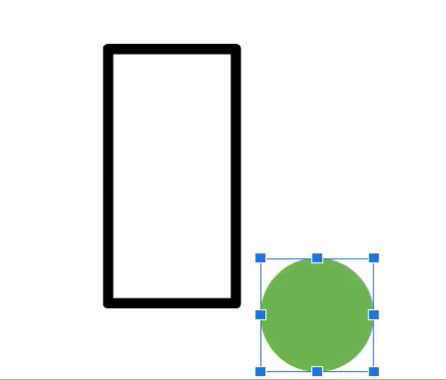
#> input picture frame 1452 of video.mp4, 446 x 380 px
$ python Test_tracker.py
#> lines starting #> are read from the running program, lines starting #| are printed output that depends on the picture; after the words box and inside, x2 and y2 are one past the last pixel; in counts of white or black regions, pixels touching at a corner belong together
import cv2

# Initialize some variables
roi = None
roi_x1, roi_y1, roi_x2, roi_y2 = -1, -1, -1, -1
in_roi = False
start_time = None
total_time_in_roi = 0

# Mouse callback function to handle mouse events
def mouse_callback(event, x, y, flags, param):
    global roi, roi_x1, roi_y1, roi_x2, roi_y2

    # If the left mouse button is pressed, start drawing the ROI
    if event == cv2.EVENT_LBUTTONDOWN:
        roi_x1, roi_y1 = x, y

    # If the left mouse button is released, finish drawing the ROI and set it
    elif event == cv2.EVENT_LBUTTONUP:
        roi_x2, roi_y2 = x, y
        roi = (roi_x1, roi_y1, roi_x2, roi_y2)

# Load the video file
cap = cv2.VideoCapture('video.mp4')

# Set up the mouse callback function
cv2.namedWindow('frame')
cv2.setMouseCallback('frame', mouse_callback)

while cap.isOpened():
    # Read a frame from the video
    ret, frame = cap.read()
#> frame is the input picture: shape (380, 446, 3); mean B, G, R 232.5, 237.6, 233.1
    if not ret:
        break

    # If the ROI has been defined, draw it on the frame
    if roi is not None:
        cv2.rectangle(frame, (roi_x1, roi_y1), (roi_x2, roi_y2), (0, 255, 0), 2)

    # Convert the frame to grayscale
    gray = cv2.cvtColor(frame, cv2.COLOR_BGR2GRAY)
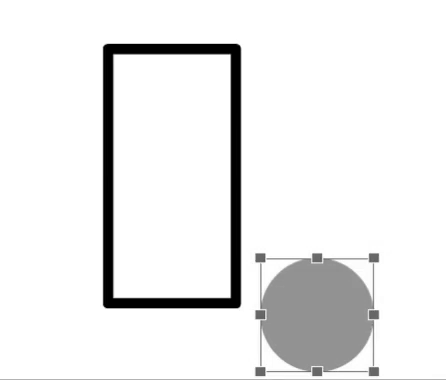
#> gray: shape (380, 446); min 0, max 255, mean 235.7

    # Threshold the grayscale image to create a mask of the white background
    _, mask = cv2.threshold(gray, 240, 255, cv2.THRESH_BINARY)
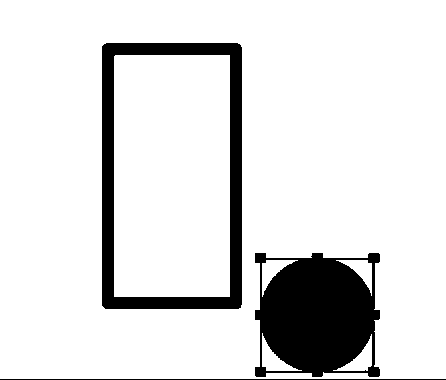
#> mask: shape (380, 446); 87.4% white; 3 black regions, box (x1, y1, x2, y2) and area: (255, 253, 380, 377) 11791, (102, 43, 242, 309) 9142, (0, 379, 446, 380) 446

    # Find contours in the mask
    contours, _ = cv2.findContours(mask, cv2.RETR_EXTERNAL, cv2.CHAIN_APPROX_SIMPLE)
#> contours = [[[0, 0], [0, 378], [445, 378], [445, 0]]]

    # Loop over the contours
    for contour in contours:
        # Get the bounding box of the contour
        x, y, w, h = cv2.boundingRect(contour)

        # If the bounding box overlaps with the ROI, set in_roi to True and start the timer
        if roi is not None and x < roi_x2 and x + w > roi_x1 and y < roi_y2 and y + h > roi_y1:
            if not in_roi:
                start_time = cap.get(cv2.CAP_PROP_POS_MSEC) / 1000.0
                in_roi = True

        # If the bounding box does not overlap with the ROI, add the time spent in the ROI to the total
        # and reset the timer
        elif in_roi:
            end_time = cap.get(cv2.CAP_PROP_POS_MSEC) / 1000.0
            total_time_in_roi += end_time - start_time
            in_roi = False

        # Draw the bounding box on the frame
        cv2.rectangle(frame, (x, y), (x + w, y + h), (0, 0, 255), 2)
#> this loop made 1 pass
#> (contour, x, y, w, h) on pass 1: ([[0, 0], [0, 378], [445, 378], [445, 0]], 0, 0, 446, 379)
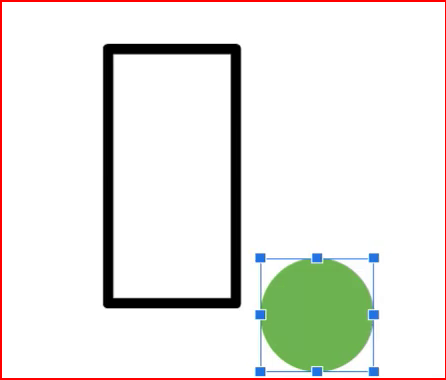
#> frame: shape (380, 446, 3); 1.72% of pixels changed, all inside (x1, y1, x2, y2) = (0, 0, 446, 380)
#> after the loop, in_roi = False; total_time_in_roi = 0

    # Show the frame
    cv2.imshow('frame', frame)

    # Exit the loop if the 'q' key is pressed or the video stops
    if cv2.waitKey(1) & 0xFF == ord('q') or not ret:
#> (key q is pressed here)
        break

# Print the total time spent in the ROI
print('Total time in ROI:', total_time_in_roi)
#| Total time in ROI: 0


# [78 lines of commented-out code are left out]

$ run again, starting later in the video
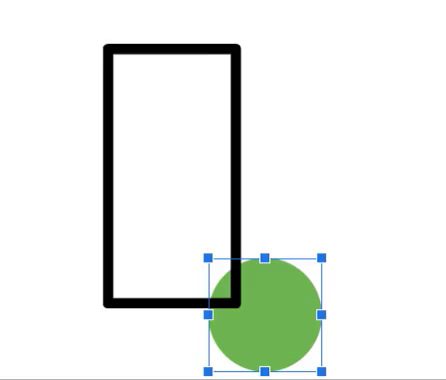
#> input picture frame 6536 of video.mp4, 446 x 380 px
#> frame is the input picture: shape (380, 446, 3); mean B, G, R 233.2, 238, 233.7
#> `_, mask = cv2.threshold(gray, 240, 255, cv2.THRESH_BINARY)`:
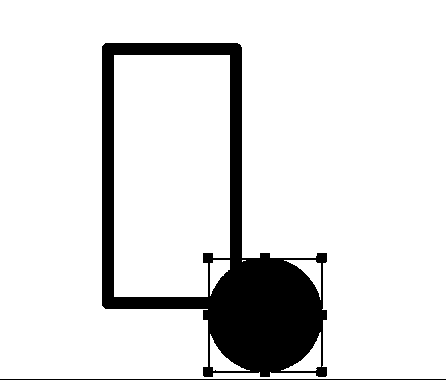
#> mask: shape (380, 446); 87.9% white; 2 black regions, box (x1, y1, x2, y2) and area: (102, 43, 327, 377) 19999, (0, 379, 446, 380) 446
#> contours = [[[0, 0], [0, 378], [445, 378], [445, 0]]]
#> the loop `for contour in contours:` made 1 pass
#> (contour, x, y, w, h) on pass 1: ([[0, 0], [0, 378], [445, 378], [445, 0]], 0, 0, 446, 379)
#> after the loop `for contour in contours:`:
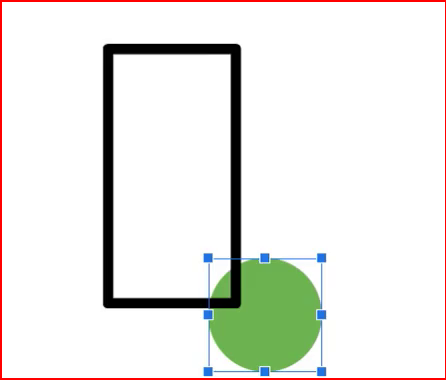
#> frame: shape (380, 446, 3); 1.72% of pixels changed, all inside (x1, y1, x2, y2) = (0, 0, 446, 380)
#> after the loop `for contour in contours:`: in_roi = False; total_time_in_roi = 0
#| Total time in ROI: 0

$ run again, starting later in the video
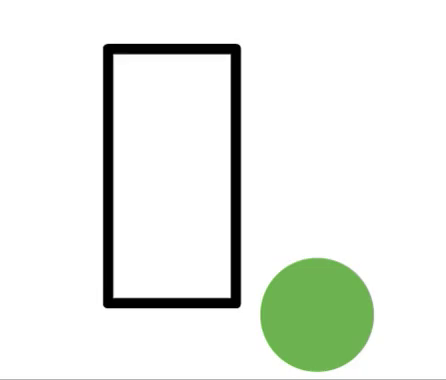
#> input picture frame 11620 of video.mp4, 446 x 380 px
#> frame is the input picture: shape (380, 446, 3); mean B, G, R 232.5, 238.4, 234.2
#> `_, mask = cv2.threshold(gray, 240, 255, cv2.THRESH_BINARY)`:
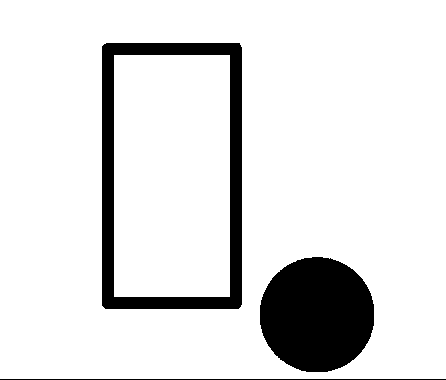
#> mask: shape (380, 446); 88.2% white; 3 black regions, box (x1, y1, x2, y2) and area: (260, 257, 374, 372) 10405, (102, 43, 242, 309) 9142, (0, 379, 446, 380) 446
#> contours = [[[0, 0], [0, 378], [445, 378], [445, 0]]]
#> the loop `for contour in contours:` made 1 pass
#> (contour, x, y, w, h) on pass 1: ([[0, 0], [0, 378], [445, 378], [445, 0]], 0, 0, 446, 379)
#> after the loop `for contour in contours:`:
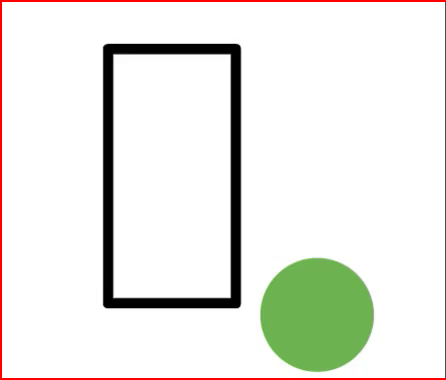
#> frame: shape (380, 446, 3); 1.72% of pixels changed, all inside (x1, y1, x2, y2) = (0, 0, 446, 380)
#> after the loop `for contour in contours:`: in_roi = False; total_time_in_roi = 0
#| Total time in ROI: 0
